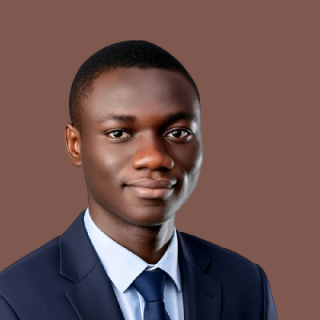
#> input picture assets/portrait.png, 320 x 320 px
$ python make_ascii.py
#> lines starting #> are read from the running program, lines starting #| are printed output that depends on the picture; after the words box and inside, x2 and y2 are one past the last pixel; in counts of white or black regions, pixels touching at a corner belong together
"""Turn assets/portrait.png into assets/ascii.txt, which both themes draw. Run locally when the photo changes:
uv run --with pillow tools/make_ascii.py"""

from __future__ import annotations

from pathlib import Path

from PIL import Image, ImageDraw, ImageFilter

ROOT = Path(__file__).resolve().parent.parent
SRC = ROOT / "assets" / "portrait.png"

COLS = 46
CELL_ASPECT = 0.5  # glyph width / line height, must match build_card's ART_LINE
RAMP = " `.',:\"r|c{TyoZPU6#8M0N"  # ordered by ink measured in Menlo, so density rises monotonically
SHADOW = 0.35  # tones below this become blank, which is what keeps the art airy
OUTLINE = 5  # ramp index drawn on subject cells that touch the backdrop
BG_TOLERANCE = 14  # the backdrop is one flat colour, so this can stay tight
BG_VOTE = 0.6  # share of a cell that must be backdrop to draw it blank
MARK = (255, 0, 255)
HEAD = (45, 32, 235, 290)  # hair to collar, ear to ear: the face needs most of the columns to read as a face
FACE = (85, 75, 200, 225)  # brow to chin; tones are stretched over this so skin spans the whole ramp
LOCAL_RADIUS = 6  # px on the source photo, about the size of an eye
LOCAL_GAIN = 0.6
CLIP = 0.02  # ignore this share of the darkest and brightest subject cells when stretching
GAMMA = 0.9


def distance(a: tuple[int, ...], b: tuple[int, ...]) -> int:
    return sum(abs(x - y) for x, y in zip(a, b))


def backdrop_mask(img: Image.Image) -> Image.Image:
    """Flood the backdrop in from the border, so skin tones inside the face are never mistaken for it."""
    w, h = img.size
    bg = img.getpixel((2, 2))
    probe = img.copy()
    border = [(x, y) for x in range(0, w, 4) for y in (0, h - 1)] + [(x, y) for y in range(0, h, 4) for x in (0, w - 1)]
    for seed in border:
        px = probe.getpixel(seed)
        if px != MARK and distance(px, bg) < BG_TOLERANCE:
            ImageDraw.floodfill(probe, seed, MARK, thresh=BG_TOLERANCE)
    mask = Image.new("L", img.size, 0)
    mask.putdata([255 if px == MARK else 0 for px in probe.getdata()])
    return mask


def local_contrast(grey: Image.Image) -> Image.Image:
    """Push each pixel away from its neighbourhood mean, so eyes and mouth stand out from the cheeks."""
    blur = grey.filter(ImageFilter.GaussianBlur(LOCAL_RADIUS))
    return Image.blend(blur, grey, 1 + LOCAL_GAIN)  # alpha > 1 extrapolates past the original; PIL clips


def subject_box(mask: Image.Image) -> tuple[int, int, int, int]:
    return Image.eval(mask, lambda v: 255 - v).getbbox()


def convert() -> list[str]:
    img = Image.open(SRC).convert("RGB")
    full_mask = backdrop_mask(img)
    bbox = HEAD
    img = img.crop(bbox)
    rows = round(COLS * img.height / img.width * CELL_ASPECT)
    grey = local_contrast(img.convert("L")).resize((COLS, rows), Image.LANCZOS)
    mask = full_mask.crop(bbox).resize((COLS, rows), Image.BOX)

    cells = [(x, y) for y in range(rows) for x in range(COLS)]
    subject = {c: grey.getpixel(c) for c in cells if mask.getpixel(c) / 255 < BG_VOTE}
    # Stretch over the face alone; otherwise the white shirt and black hair squeeze skin into a few mid glyphs.
    sx, sy = COLS / img.width, rows / img.height
    fx0, fy0, fx1, fy1 = (FACE[0] - bbox[0]) * sx, (FACE[1] - bbox[1]) * sy, (FACE[2] - bbox[0]) * sx, (FACE[3] - bbox[1]) * sy
    tones = sorted(v for (x, y), v in subject.items() if fx0 <= x < fx1 and fy0 <= y < fy1)
    lo, hi = tones[int(len(tones) * CLIP)], tones[int(len(tones) * (1 - CLIP))]

    top = len(RAMP) - 1
    lines = []
    for y in range(rows):
        out = []
        for x in range(COLS):
            if (x, y) not in subject:
                out.append(" ")
                continue
            level = min(1.0, max(0.0, (subject[(x, y)] - lo) / (hi - lo))) ** GAMMA
            if level < SHADOW:
                edge = any(0 <= x + dx < COLS and 0 <= y + dy < rows and (x + dx, y + dy) not in subject
                           for dx, dy in ((1, 0), (-1, 0), (0, 1), (0, -1)))
                out.append(RAMP[OUTLINE] if edge else " ")  # the outline keeps the head's shape where shadows go blank
                continue
            out.append(RAMP[round((level - SHADOW) / (1 - SHADOW) * top)])
        lines.append("".join(out).rstrip())
    return lines


def main() -> None:
    art = convert()
#> in backdrop_mask, `bg = img.getpixel((2, 2))`: bg = (127, 89, 80)
#> the loop in backdrop_mask, `for seed in border:` made 320 passes
#> px on passes 1 to 3: (127, 89, 80), (57, 61, 90), (255, 0, 255)
#> after the loop in backdrop_mask, `for seed in border:`:
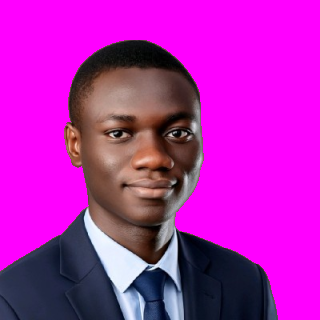
#> probe: PIL image 320x320 RGB; mean R, G, B 184.1, 31.1, 181.4
#> in backdrop_mask, `mask = Image.new("L", img.size, 0)`: mask: PIL image 320x320 L; every value is 0
#> in backdrop_mask, `mask.putdata([255 if px == MARK else 0 for px in probe.getdata()])`:
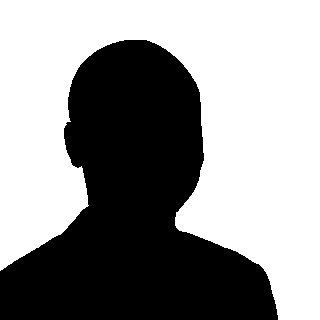
#> mask: PIL image 320x320 L; 57.9% white; 1 black region, box (x1, y1, x2, y2) and area: (0, 40, 278, 320) 43108
#> in convert, `img = img.crop(bbox)`:
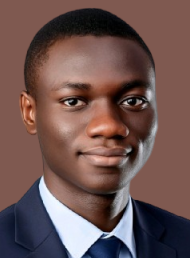
#> img: PIL image 190x258 RGB; mean R, G, B 109.7, 83.6, 80.6
#> in local_contrast, `blur = grey.filter(ImageFilter.GaussianBlur(LOCAL_RADIUS))`:
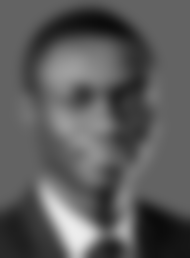
#> blur: PIL image 190x258 L; min 11, max 237, mean 91
#> in local_contrast, `return Image.blend(blur, grey, 1 + LOCAL_GAIN)`:
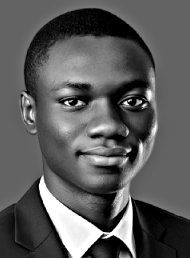
#> returned value: PIL image 190x258 L; min 0, max 255, mean 91
#> in convert, `grey = local_contrast(img.convert("L")).resize((COLS, rows), Image.LAN..`:
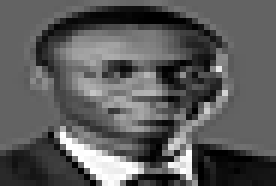
#> grey: PIL image 46x31 L (shown 6 times larger); min 0, max 255, mean 91.1
#> in convert, `mask = full_mask.crop(bbox).resize((COLS, rows), Image.BOX)`:
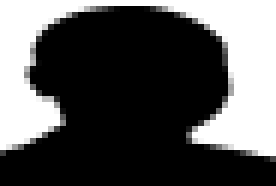
#> mask: PIL image 46x31 L (shown 6 times larger); min 0, max 255, mean 86.5
#> in convert, `subject = {c: grey.getpixel(c) for c in cells if mask.getpixel(c) / 25..`: subject = 949 items
#> in convert, `tones = sorted(v for (x, y), v in subject.items() if fx0 <= x < fx1 an..`: tones = 477 values from 0 to 255
#> in convert, `lo, hi = tones[int(len(tones) * CLIP)], tones[int(len(tones) * (1 - CL..`: lo = 9; hi = 185
#> after the loop in convert, `for y in range(rows):`: lines = 31 items, first 6: '', "               ':::::::::::", '            :::            :::,', "         '::                   :", "        :        ...':, `.`      :", '       :    .rc{{c||cc{TTTc",.    ::'
#> art has the same summary as lines in convert
    out = ROOT / "assets" / "ascii.txt"
    out.write_text("\n".join(art) + "\n", encoding="utf-8")
    print(f"wrote {out.name}: {max(map(len, art))} cols x {len(art)} rows")
#| wrote ascii.txt: 46 cols x 31 rows


if __name__ == "__main__":
    main()
